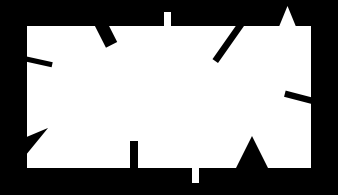
#> input picture day03_opencv_contour/img/bad_rect.png, 338 x 195 px, given in place of moon_gray.jpg, which was not available
$ python step2_edge_morphology.py
#> lines starting #> are read from the running program, lines starting #| are printed output that depends on the picture; after the words box and inside, x2 and y2 are one past the last pixel; in counts of white or black regions, pixels touching at a corner belong together; pictures that were not available may be replaced by others from this repository, and a replacement may not be noted
### day04_opencv_geomatric/sampledownload.py
import urllib.request
import os

def get_sample(filename, repo='insightbook'):
    """부교 또는 OpenCV 공식 샘플 이미지 자동 다운로드

    Args:
        filename (str): 이미지 파일명 (예: 'morphological.png')
        repo (str): 'insightbook' (부교) 또는 'opencv' (공식)

    Returns:
        str: 다운로드된 파일명
    """
    if not os.path.exists(filename):
        if repo == 'insightbook':
            url = f"https://raw.githubusercontent.com/dltpdn/insightbook.opencv_project_python/master/img/{filename}"
        else:  # opencv 공식
            url = f"https://raw.githubusercontent.com/opencv/opencv/master/samples/data/{filename}"
        urllib.request.urlretrieve(url, filename)
    return filename

# 사용 방법
# img = cv.imread(get_sample('morphological.png', repo='insightbook'))

### day04_opencv_geomatric/step2_edge_morphology.py
import cv2 as cv
import numpy as np
import sampledownload

# 이미지 로드
img = cv.imread(sampledownload.get_sample('moon_gray.jpg', repo='insightbook'))
#> img is the input picture: shape (195, 338, 3); min 0, max 255, mean 150.6

if img is None:
    print("❌ 이미지를 불러올 수 없습니다.")
    exit()

# 그레이스케일 변환
gray = cv.cvtColor(img, cv.COLOR_BGR2GRAY)

# ============================================================
# 1. Canny 에지 검출
# ============================================================
thr1 = 100
thr2 = 200
edges = cv.Canny(gray, thr1, thr2)
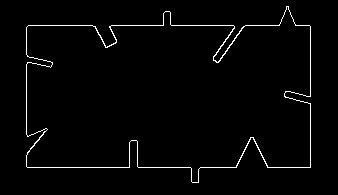
#> edges: shape (195, 338); 2% white in thin lines or dots, all inside (x1, y1, x2, y2) = (26, 6, 311, 183)

# ============================================================
# 2. 모폴로지 연산 — 열기 (Opening)
# ============================================================
kernel = cv.getStructuringElement(cv.MORPH_ELLIPSE, (5, 5))
edges_cleaned = cv.morphologyEx(edges, cv.MORPH_OPEN, kernel)
#> edges_cleaned: shape (195, 338); every value is 0
edges_closed = cv.morphologyEx(edges_cleaned, cv.MORPH_CLOSE, kernel)

# ============================================================
# 3. 결과 비교 표시
# ============================================================
# 원본 → Canny → 열기 → 닫기 순서로 4개 이미지 배열
canny_color = cv.cvtColor(edges, cv.COLOR_GRAY2BGR)
cleaned_color = cv.cvtColor(edges_cleaned, cv.COLOR_GRAY2BGR)
#> cleaned_color: shape (195, 338, 3); every value is 0
closed_color = cv.cvtColor(edges_closed, cv.COLOR_GRAY2BGR)

top_row = np.hstack([img, canny_color])
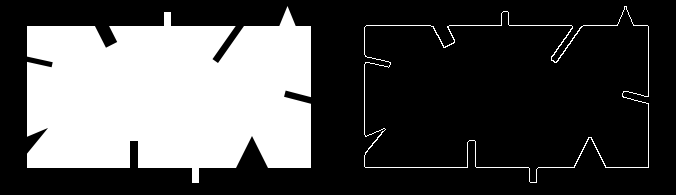
#> top_row: shape (195, 676, 3); min 0, max 255, mean 77.9
bottom_row = np.hstack([cleaned_color, closed_color])
#> bottom_row: shape (195, 676, 3); every value is 0
result = np.vstack([top_row, bottom_row])
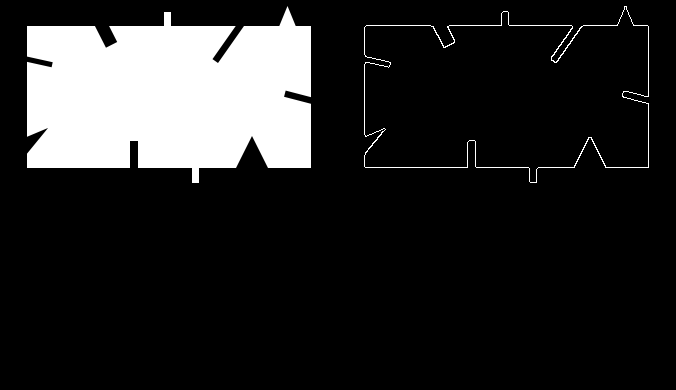
#> result: shape (390, 676, 3); min 0, max 255, mean 39

cv.imshow('Edge Detection + Morphology', result)
cv.waitKey(0)
cv.destroyAllWindows()
